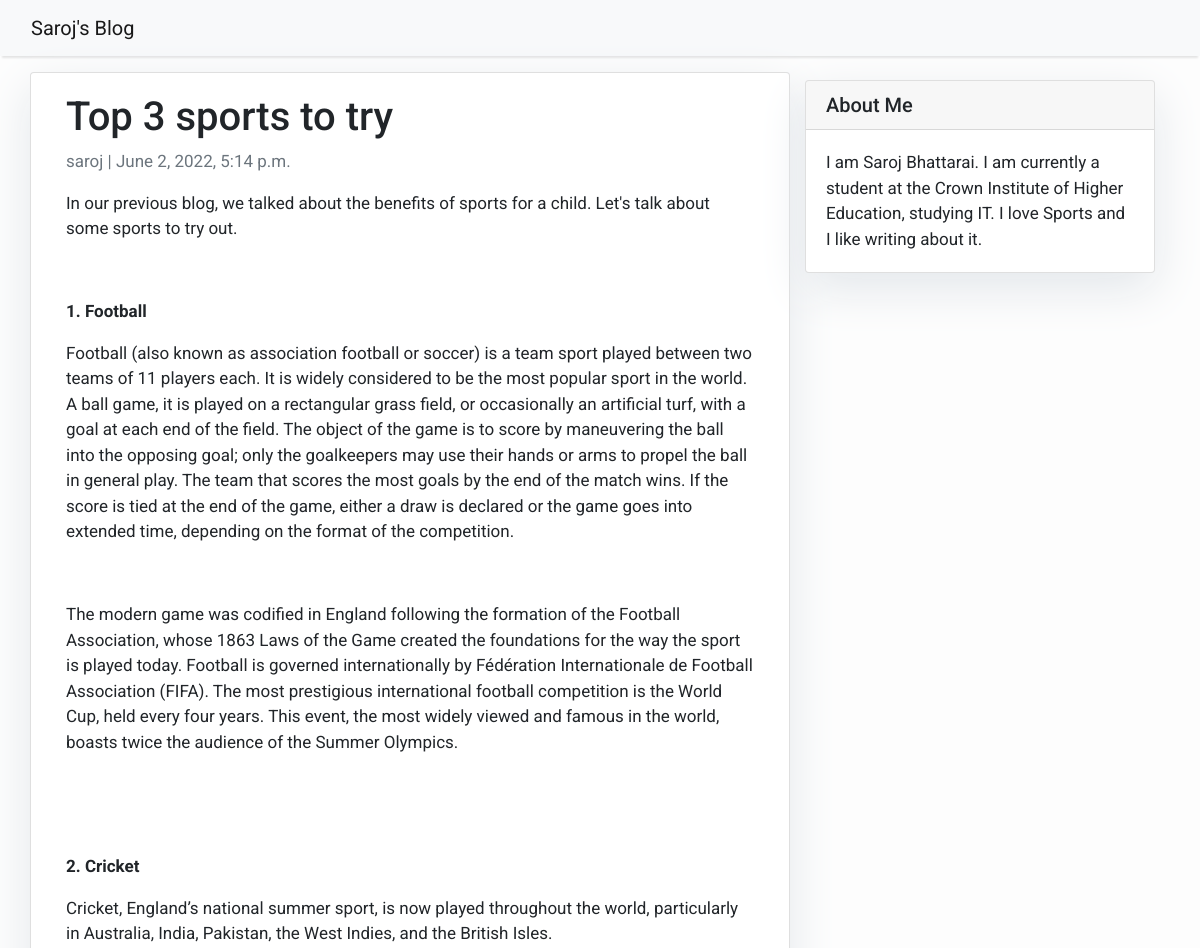
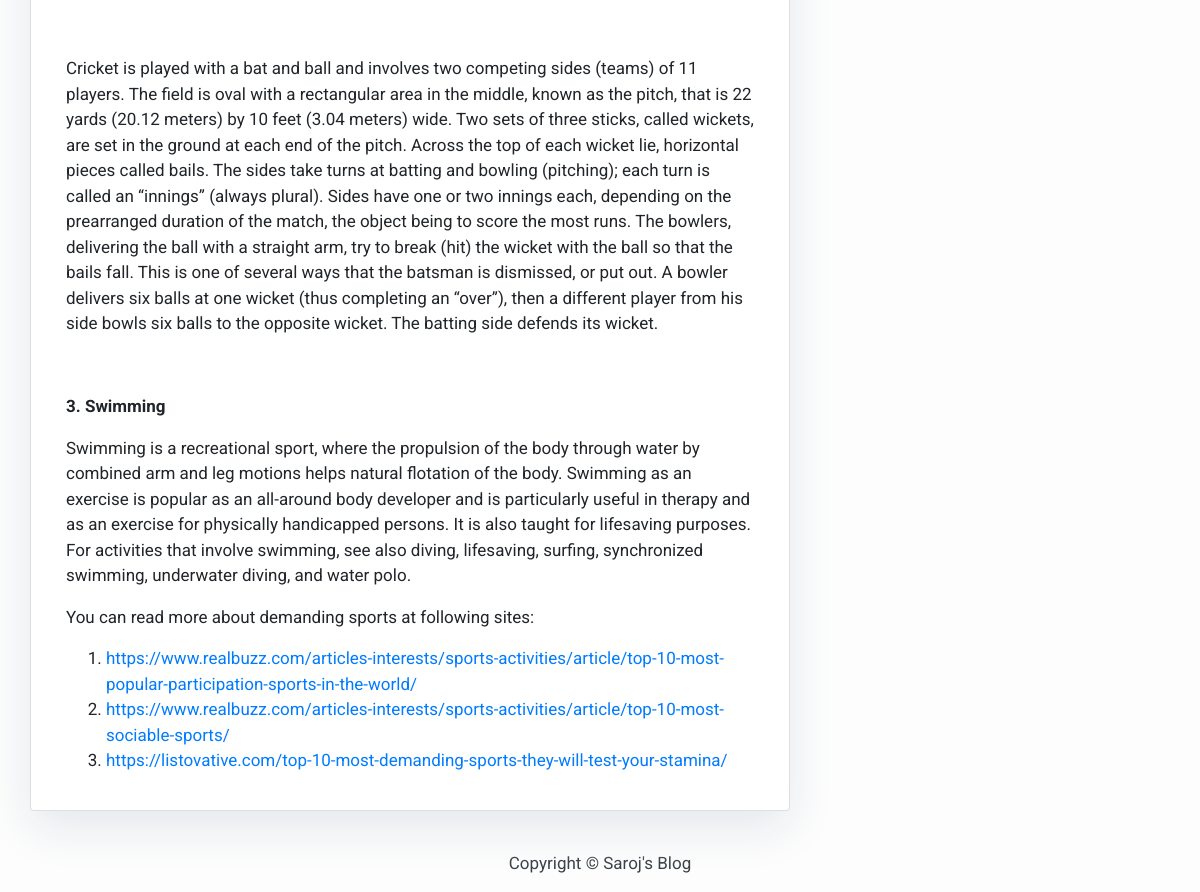
Screenshot of /top-3-sports-to-try/ with the database file from the repository (2 pictures, top to bottom).
### blog/models.py (models this page shows, shortened)
class Post(models.Model):
    title = models.CharField(max_length=200, unique=True)
    slug = models.SlugField(max_length=200, unique=True)
    author = models.ForeignKey(User, on_delete= models.CASCADE,related_name='blog_posts')
    updated_on = models.DateTimeField(auto_now= True)
    content = models.TextField()
    created_on = models.DateTimeField(auto_now_add=True)
    status = models.IntegerField(choices=STATUS, default=0)
    class Meta:
        ordering = ['-created_on']

### blog/views.py (the view)
# urls.py: path('<slug:slug>/', views.PostDetail.as_view(), name='post_detail'),
class PostDetail(generic.DetailView):
    model = Post
    template_name = 'post_detail.html'

### templates/post_detail.html
{% extends 'base.html' %} {% block content %}
<div class="container">
  <div class="row">
    <div class="col-md-8 card mb-4 mt-3 left top">
      <div class="card-body">
        <h1>{% block title %} {{ object.title }} {% endblock title %}</h1>
        <p class="text-muted">{{ post.author }} | {{ post.created_on }}</p>
        <p class="card-text">{{ object.content | safe }}</p>
      </div>
    </div>
    {% block sidebar %} {% include 'sidebar.html' %} {% endblock sidebar %}
  </div>
</div>
{% endblock content %}

### templates/base.html (style rules this page uses)
body { font-family: "Roboto", sans-serif; font-size: 17px; background-color: #fdfdfd; }

### templates/sidebar.html (style rules this page uses)
.card { box-shadow: 0 16px 48px #e3e7eb; }

### rows the page displays
Post: title "Top 3 sports to try", author "saroj", created_on "June 2, 2022, 5:14 p.m.", content "In our previous blog, we talked about the benefits of sports for a child. Let's talk about some sports to try out. 1. Football Football (also known as association football or soccer) is a team sport played between two teams of 11 players each. It is widely considered to be the most popular sport in the world. A ball game, it is played on a rectangular grass field, or occasionally an artificial turf, with a goal at each end of the field. The object of the game is to score by maneuvering the ball into the opposing goal; only the goalkeepers may use their hands or arms to propel the ball in general play. The team that scores the most goals by the end of the match wins. If the score is tied at…"
